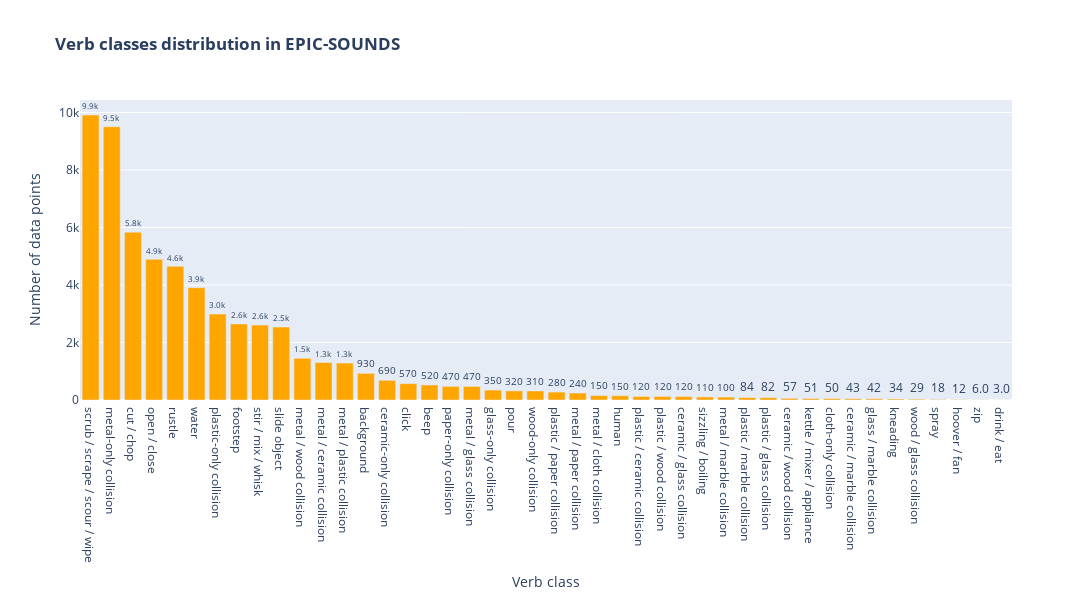

Notebook code for this chart:
### Markdown cell above
- **Strict** overlap $\rightarrow$ at least $1$ sound annotation starts **after** the action annotation started and ends **before** the action annotation ended
- **Loose** overlap $\rightarrow$ at least $1$ sound annotation starts **after** the action annotation started and starts **before** the action annotation ended

### Code cell
# Plot this as a bar chart
es_classes_df = pd.DataFrame(es_train_df["class"].value_counts()).reset_index()

fig = px.bar(
        es_classes_df,
        x="class",
        y="count",
        title=f"<b>Verb classes distribution in EPIC-SOUNDS</b>",
        labels={"class": "Verb class", "count": "Number of data points"},
        height=600,
        width=1200,
        text_auto=True,
        text="count",
    )
fig.update_traces(
    texttemplate="%{text:.2s}",
    textposition="outside",
    marker_color="orange",
)
fig.show()

fig.write_image(f"../res/dataset/overlaps/es_verbs_distribution.png", scale=2.0)
fig.write_image(f"../res/dataset/overlaps/pdf/es_verbs_distribution.pdf")

### Figure 1 — Plotly figure (JSON) as saved in the notebook; plotly's stock layout.template omitted (floating-point values rounded to 4 significant figures)
{"data": [{"alignmentgroup": "True", "hovertemplate": "Verb class=%{x}<br>Number of data points=%{text}<extra></extra>", "legendgroup": "", "marker": {"color": "orange", "pattern": {"shape": ""}}, "name": "", "offsetgroup": "", "orientation": "v", "showlegend": false, "text": [9914, 9507, 5836, 4893, 4649, 3906, 2988, 2645, 2608, 2538, 1451, 1303, 1285, 928, 685, 568, 523, 473, 472, 346, 317, 314, 275, 243, 154, 148, 124, 123, 121, 106, 101, 84, 82, 57, 51, 50, 43, 42, 34, 29, 18, 12, 6, 3], "textposition": "outside", "texttemplate": "%{text:.2s}", "type": "bar", "x": ["scrub / scrape / scour / wipe", "metal-only collision", "cut / chop", "open / close", "rustle", "water", "plastic-only collision", "footstep", "stir / mix / whisk", "slide object", "metal / wood collision", "metal / ceramic collision", "metal / plastic collision", "background", "ceramic-only collision", "click", "beep", "paper-only collision", "metal / glass collision", "glass-only collision", "pour", "wood-only collision", "plastic / paper collision", "metal / paper collision", "metal / cloth collision", "human", "plastic / ceramic collision", "plastic / wood collision", "ceramic / glass collision", "sizzling / boiling", "metal / marble collision", "plastic / marble collision", "plastic / glass collision", "ceramic / wood collision", "kettle / mixer / appliance", "cloth-only collision", "ceramic / marble collision", "glass / marble collision", "kneading", "wood / glass collision", "spray", "hoover / fan", "zip", "drink / eat"], "xaxis": "x", "y": [9914, 9507, 5836, 4893, 4649, 3906, 2988, 2645, 2608, 2538, 1451, 1303, 1285, 928, 685, 568, 523, 473, 472, 346, 317, 314, 275, 243, 154, 148, 124, 123, 121, 106, 101, 84, 82, 57, 51, 50, 43, 42, 34, 29, 18, 12, 6, 3], "yaxis": "y"}], "layout": {"barmode": "relative", "height": 600, "legend": {"tracegroupgap": 0}, "title": {"text": "<b>Verb classes distribution in EPIC-SOUNDS</b>"}, "width": 1200, "xaxis": {"anchor": "y", "domain": [0, 1], "title": {"text": "Verb class"}}, "yaxis": {"anchor": "x", "domain": [0, 1], "title": {"text": "Number of data points"}}}}
